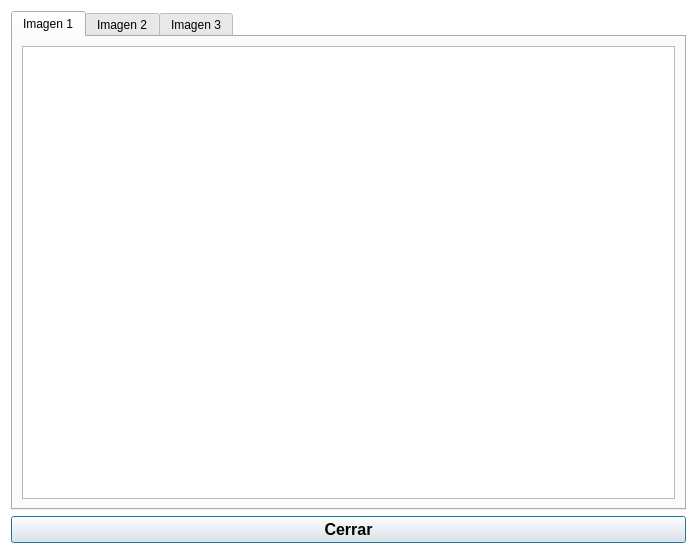
<?xml version="1.0" encoding="UTF-8"?>
<ui version="4.0">
 <class>dlg_ver_img</class>
 <widget class="QDialog" name="dlg_ver_img">
  <property name="geometry">
   <rect>
    <x>0</x>
    <y>0</y>
    <width>697</width>
    <height>554</height>
   </rect>
  </property>
  <property name="windowTitle">
   <string>Imágenes examen calificado</string>
  </property>
  <property name="styleSheet">
   <string notr="true">QDialog{
background-color: rgb(255, 255, 255);
}

QGroupBox {
     border: 2px solid gray;
     border-radius: 5px;
	 color: rgb(0, 0, 255);
 }

QRadioButton{
	background-color:  rgb(255, 255, 255);
	color: rgb(0, 0, 255);
}</string>
  </property>
  <property name="modal">
   <bool>true</bool>
  </property>
  <layout class="QVBoxLayout" name="verticalLayout">
   <item>
    <widget class="QTabWidget" name="tw_imgs">
     <property name="currentIndex">
      <number>0</number>
     </property>
     <widget class="QWidget" name="tab_1">
      <attribute name="title">
       <string>Imagen 1</string>
      </attribute>
      <layout class="QHBoxLayout" name="horizontalLayout">
       <item>
        <widget class="QGraphicsView" name="qgv_img_1"/>
       </item>
      </layout>
     </widget>
     <widget class="QWidget" name="tab_2">
      <attribute name="title">
       <string>Imagen 2</string>
      </attribute>
      <layout class="QHBoxLayout" name="horizontalLayout_2">
       <item>
        <widget class="QGraphicsView" name="qgv_img_2"/>
       </item>
      </layout>
     </widget>
     <widget class="QWidget" name="tab_3">
      <attribute name="title">
       <string>Imagen 3</string>
      </attribute>
      <layout class="QHBoxLayout" name="horizontalLayout_3">
       <item>
        <widget class="QGraphicsView" name="qgv_img_3"/>
       </item>
      </layout>
     </widget>
    </widget>
   </item>
   <item>
    <widget class="QPushButton" name="btn_cerrar">
     <property name="font">
      <font>
       <family>Arial</family>
       <pointsize>12</pointsize>
       <weight>75</weight>
       <bold>true</bold>
      </font>
     </property>
     <property name="text">
      <string>Cerrar</string>
     </property>
     <property name="icon">
      <iconset resource="img/fuente_imagenes.qrc">
       <normaloff>:/controles/delete-icon.png</normaloff>:/controles/delete-icon.png</iconset>
     </property>
    </widget>
   </item>
  </layout>
 </widget>
 <resources>
  <include location="img/fuente_imagenes.qrc"/>
 </resources>
 <connections>
  <connection>
   <sender>btn_cerrar</sender>
   <signal>clicked()</signal>
   <receiver>dlg_ver_img</receiver>
   <slot>close()</slot>
   <hints>
    <hint type="sourcelabel">
     <x>322</x>
     <y>506</y>
    </hint>
    <hint type="destinationlabel">
     <x>431</x>
     <y>509</y>
    </hint>
   </hints>
  </connection>
 </connections>
</ui>
